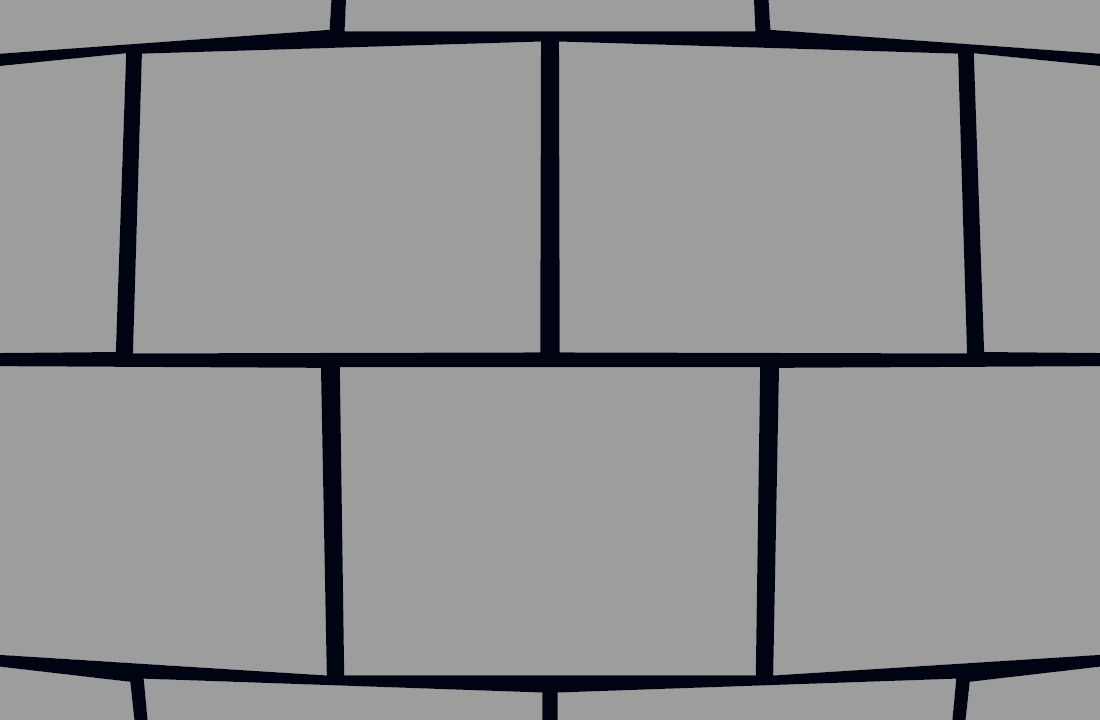
#> input picture qa-v5/fsx/local/1100x720/01-rest.png, 1100 x 720 px, found by its file name; its folder holds only this picture in this run
$ python fsx-evidence.py
#> lines starting #> are read from the running program, lines starting #| are printed output that depends on the picture
#!/usr/bin/env python3
"""Private review package for F2-SX. Target pixels stay under qa-v5/private/."""
from __future__ import annotations
import shutil
from pathlib import Path
from PIL import Image, ImageDraw, ImageFont

ART = Path("artifacts")
PRIV = Path("qa-v5/private/fsx")
GATE = ["1100x720", "1366x768", "1440x900", "1920x1080", "390x844", "844x390",
        "667x375", "700x700", "780x470", "1440x1080", "360x800", "500x900", "960x500", "960x720"]
FOCUS = ["390x844", "360x800", "700x700", "780x470", "1440x900", "1920x1080"]


def font(size=20):
    try:
        return ImageFont.truetype("/System/Library/Fonts/Menlo.ttc", size)
    except OSError:
        return ImageFont.load_default()


def label(img, text):
    out = img.copy()
    d = ImageDraw.Draw(out)
    d.rectangle([0, 0, 14 + int(len(text) * 12), 32], fill=(0, 0, 0))
    d.text((8, 5), text, fill=(255, 255, 255), font=font())
    return out


def strip(pairs, out_path):
    imgs = [label(Image.open(p).convert("RGB"), t) for p, t in pairs if Path(p).exists()]
#> in label, out is the input picture: PIL image 1100x720 RGB; mean R, G, B 142.4, 142.7, 144
#> imgs = 2 items
    if len(imgs) < 2:
        return False
    h = max(i.height for i in imgs)
#> h = 720
    w = sum(i.width for i in imgs) + 8 * (len(imgs) - 1)
#> w = 2208
    sheet = Image.new("RGB", (w, h), (12, 14, 20))
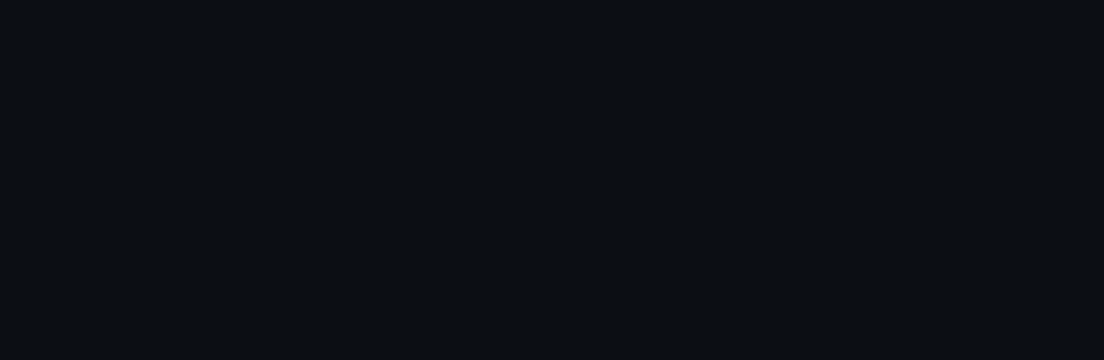
#> sheet: PIL image 2208x720 RGB (shown at 1/2 size); mean R, G, B 12, 14, 20
    x = 0
    for i in imgs:
        sheet.paste(i, (x, 0))
        x += i.width + 8
#> this loop made 2 passes
#> x on passes 1 to 2: 1108, 2216
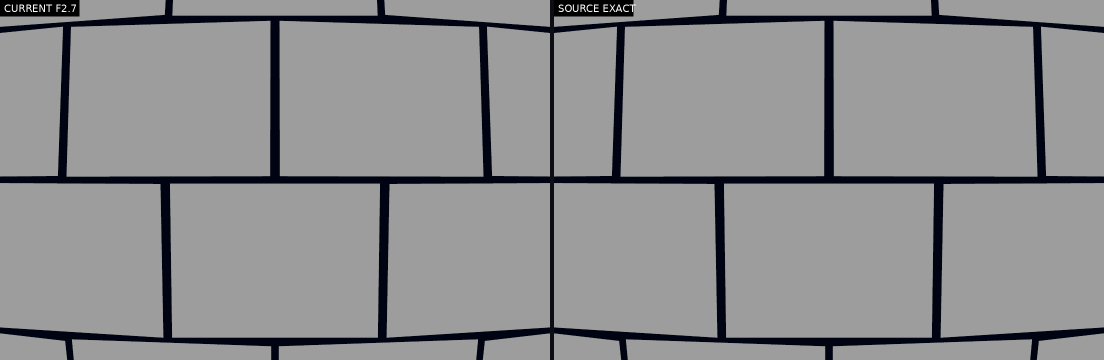
#> sheet: PIL image 2208x720 RGB (shown at 1/2 size); mean R, G, B 141.1, 141.4, 142.8
#> after the loop, x = 2216
    out_path.parent.mkdir(parents=True, exist_ok=True)
    sheet.save(out_path)
    return True


def overlay(target, local, out_path, tag):
    if not (Path(target).exists() and Path(local).exists()):
        return False
    a = Image.open(target).convert("RGB")
    b = Image.open(local).convert("RGB").resize(a.size)
    blend = Image.blend(a, b, 0.5)
    out_path.parent.mkdir(parents=True, exist_ok=True)
    label(blend, f"OVERLAY 50/50 {tag}").save(out_path)
    return True


def gif(src_dir, out_path, cap=900, ms=420):
    src = sorted(Path(src_dir).glob("*.png"))
    if not src:
        return False
    W = max(Image.open(p).width for p in src)
    H = max(Image.open(p).height for p in src)
    frames = []
    for p in src:
        im = Image.open(p).convert("RGB")
        canvas = Image.new("RGB", (W, H), (12, 14, 20))
        canvas.paste(im, ((W - im.width) // 2, (H - im.height) // 2))
        canvas.thumbnail((cap, cap), Image.LANCZOS)
        frames.append(canvas)
    out_path.parent.mkdir(parents=True, exist_ok=True)
    frames[0].save(out_path, save_all=True, append_images=frames[1:], duration=ms, loop=0, optimize=True)
    return True


if __name__ == "__main__":
    PRIV.mkdir(parents=True, exist_ok=True)
    for vp in GATE:
        strip([(ART / f"f27/target-consensus/{vp}-f0.png", f"TARGET {vp}"),
               (ART / f"f27/models/v2/{vp}/01-rest.png", "CURRENT F2.7"),
               (ART / f"fsx/local/{vp}/01-rest.png", "SOURCE EXACT")],
              PRIV / "triptych" / f"{vp}.png")
#> pass 2 of the loop `for vp in GATE:`:
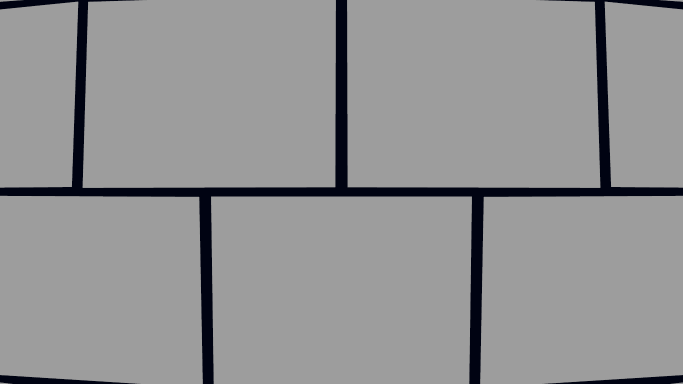
#> input picture qa-v5/fsx/local/1366x768/01-rest.png, 1366 x 768 px, found by its file name (shown at 1/2 size)
#> in label, out is the input picture: PIL image 1366x768 RGB; mean R, G, B 145.9, 146.2, 147.2
#> h = 768
#> w = 2740
#> in strip (call 2), `sheet = Image.new("RGB", (w, h), (12, 14, 20))`:
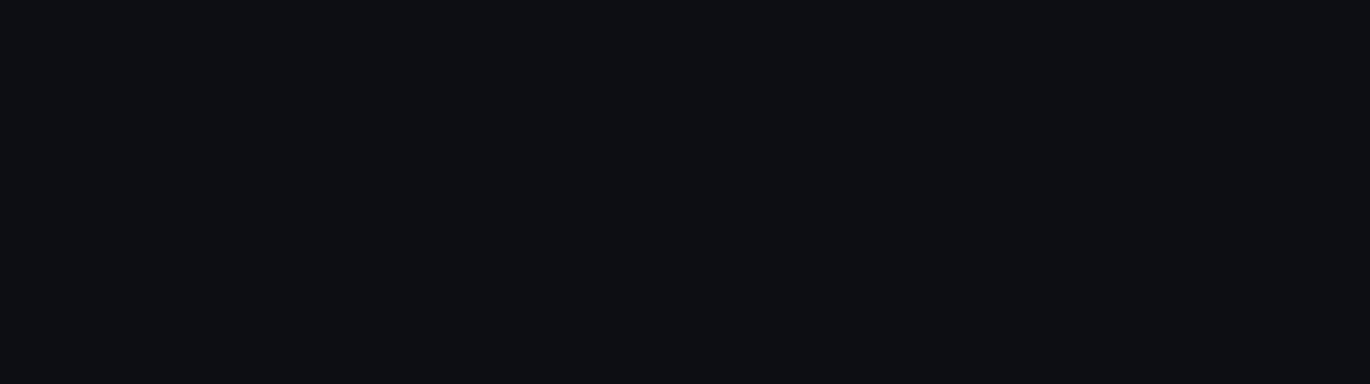
#> sheet: PIL image 2740x768 RGB (shown at 1/2 size); mean R, G, B 12, 14, 20
#> the loop in strip (call 2), `for i in imgs:` made 2 passes
#> x on passes 1 to 2: 1374, 2748
#> after the loop in strip (call 2), `for i in imgs:`:
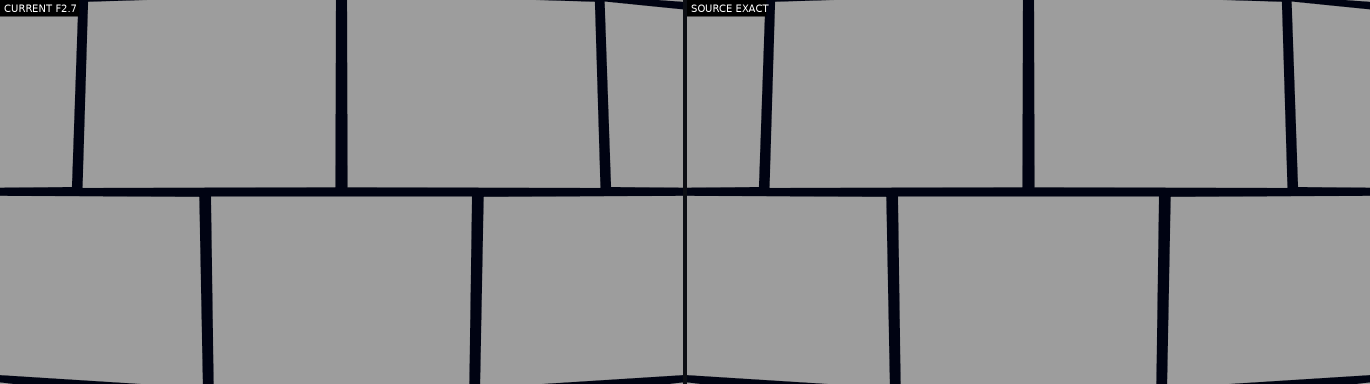
#> sheet: PIL image 2740x768 RGB (shown at 1/2 size); mean R, G, B 145.2, 145.4, 146.4
#> after the loop in strip (call 2), `for i in imgs:`: x = 2748
#> pass 3 of the loop `for vp in GATE:`:
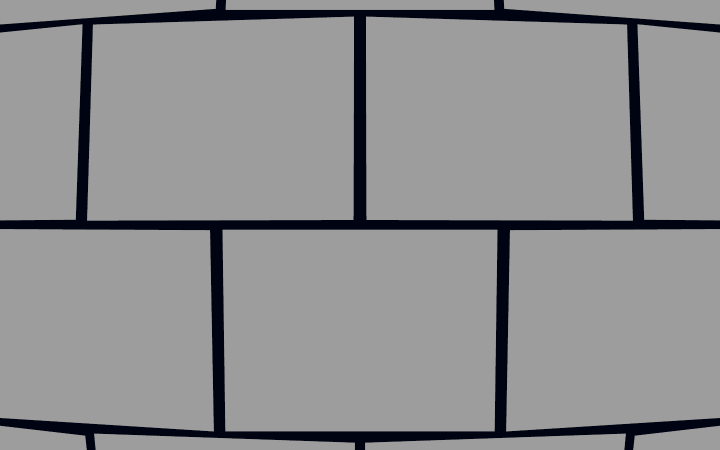
#> input picture qa-v5/fsx/local/1440x900/01-rest.png, 1440 x 900 px, found by its file name (shown at 1/2 size)
#> in label, out is the input picture: PIL image 1440x900 RGB; mean R, G, B 141.9, 142.2, 143.6
#> h = 900
#> w = 2888
#> in strip (call 3), `sheet = Image.new("RGB", (w, h), (12, 14, 20))`:
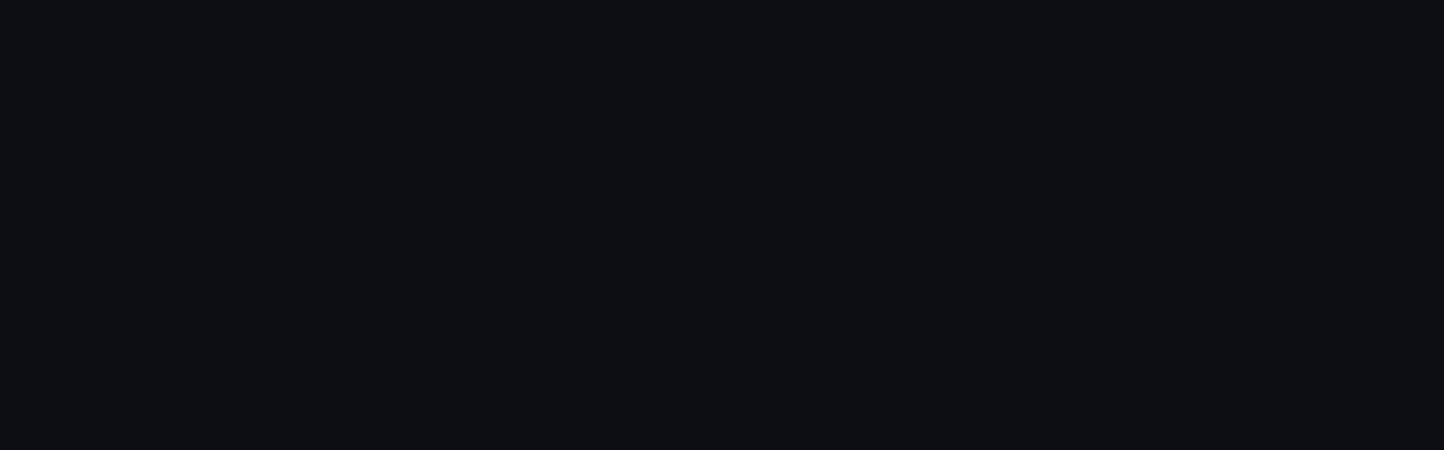
#> sheet: PIL image 2888x900 RGB (shown at 1/2 size); mean R, G, B 12, 14, 20
#> the loop in strip (call 3), `for i in imgs:` made 2 passes
#> x on passes 1 to 2: 1448, 2896
#> after the loop in strip (call 3), `for i in imgs:`:
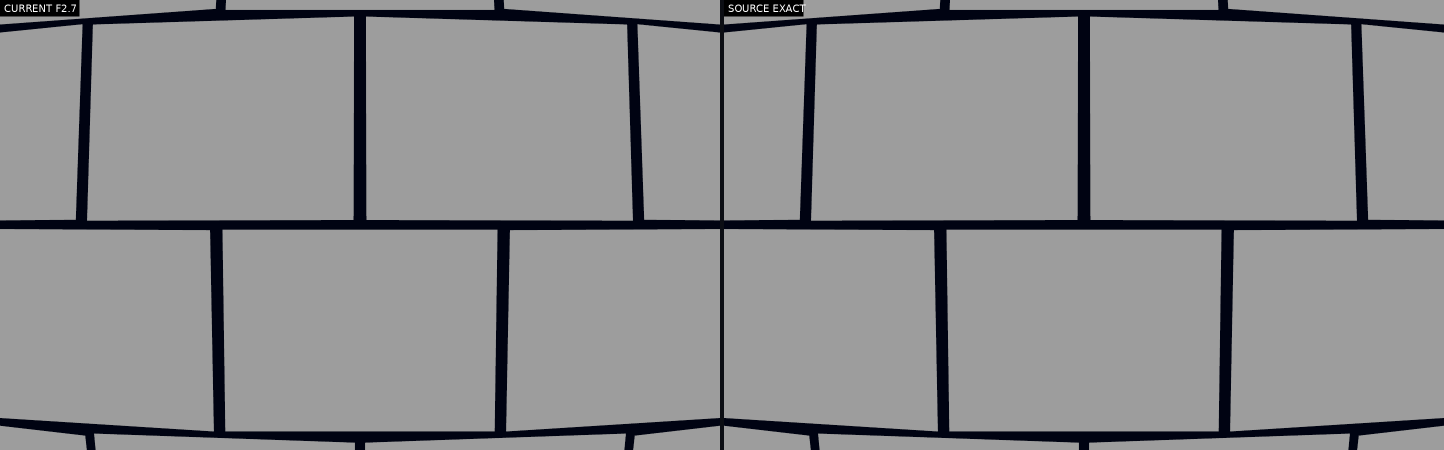
#> sheet: PIL image 2888x900 RGB (shown at 1/2 size); mean R, G, B 141, 141.3, 142.8
#> after the loop in strip (call 3), `for i in imgs:`: x = 2896
#> the loop made 14 passes; the first 3 are shown
    for vp in FOCUS:
        overlay(ART / f"f27/target-consensus/{vp}-f0.png",
                ART / f"fsx/local/{vp}/01-rest.png",
                PRIV / "overlay" / f"{vp}.png", vp)
#> pass 2 of the loop `for vp in FOCUS:`:
#> pass 3 of the loop `for vp in FOCUS:`:
#> the loop made 6 passes; the first 3 are shown
    for name in ["gate.json", "source-contract.json", "runtime-assertions.json",
                 "default-proof.json", "detector-residual.json", "sphere-occlusion.json",
                 "target-layout-source.json", "f0-regression.json", "README.md"]:
        src = Path("qa-v5/fsx") / name
        if src.exists():
            shutil.copy2(src, PRIV / name)
#> this loop made 9 passes
#> name on passes 1 to 9: 'gate.json', 'source-contract.json', 'runtime-assertions.json', 'default-proof.json', 'detector-residual.json', 'sphere-occlusion.json', 'target-layout-source.json', 'f0-regression.json', 'README.md'
    for d in ["docs/v5/SOURCE_EXACT_COMPOSITION.md", "docs/v5/TARGET_RESPONSIVE_SOURCE_FORENSICS.md",
              "config/target-layout-source-v2.json"]:
        shutil.copy2(d, PRIV / Path(d).name)
    print("assembled")
